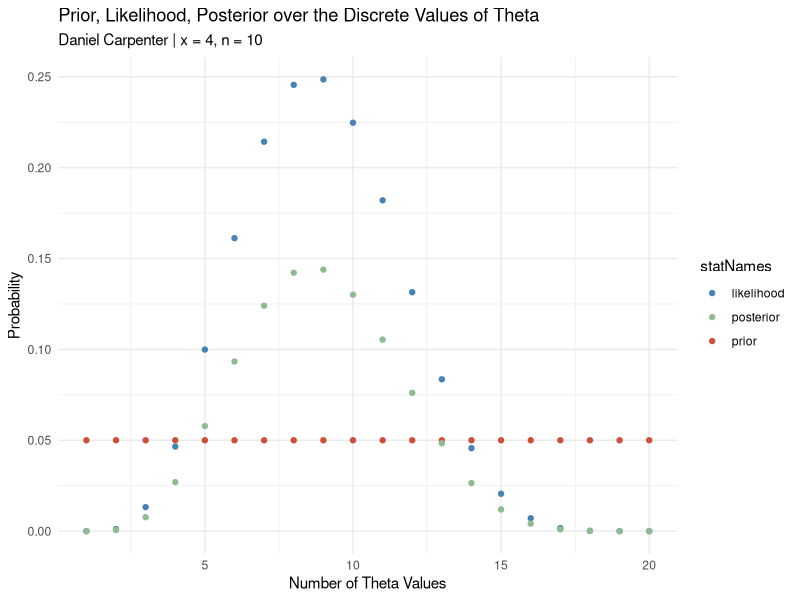
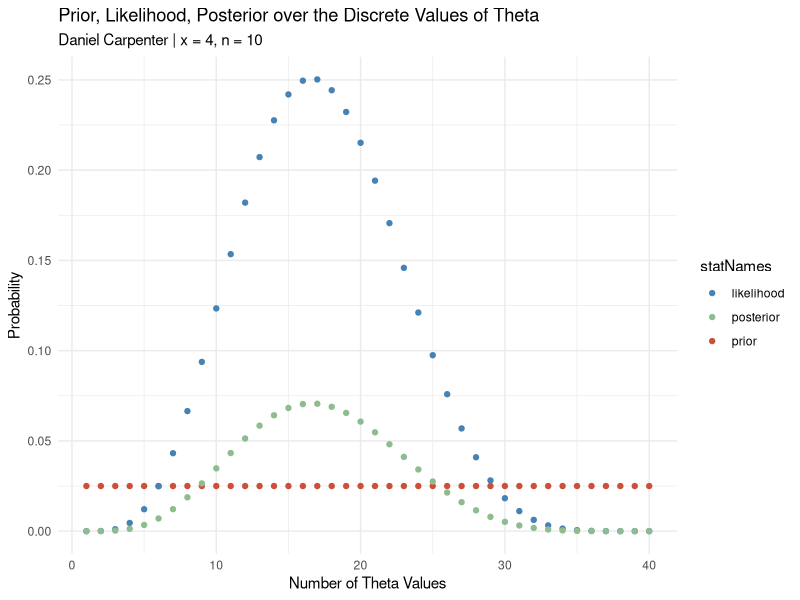
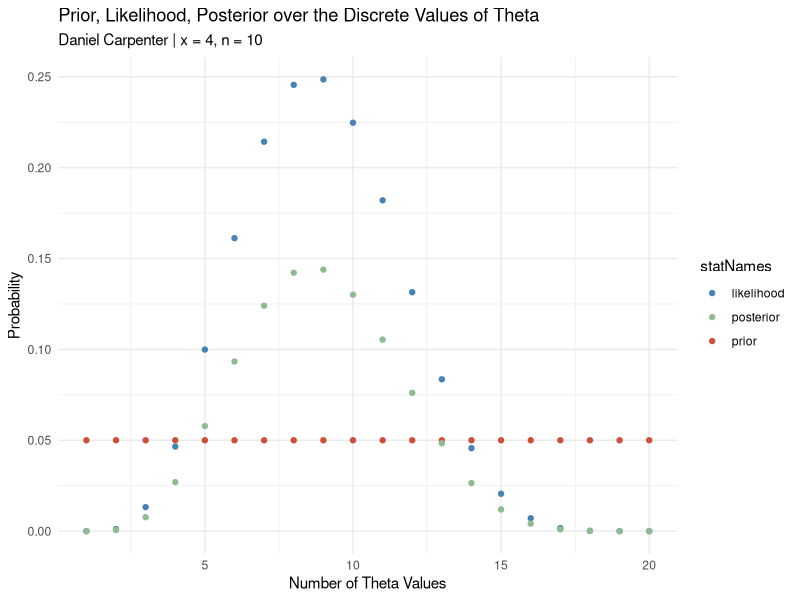
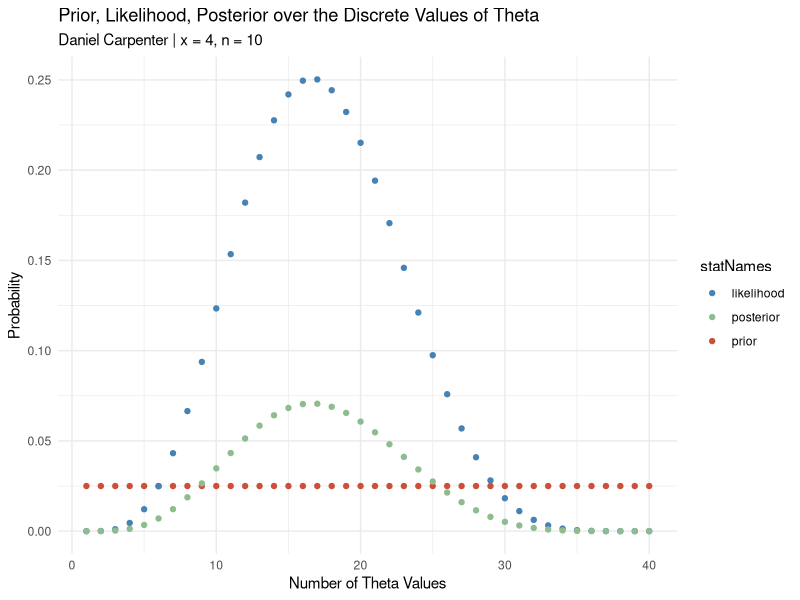
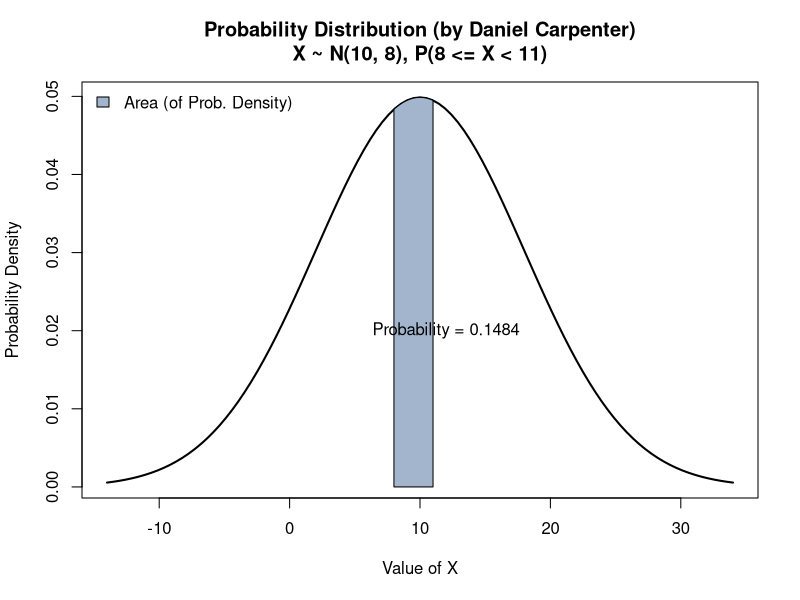
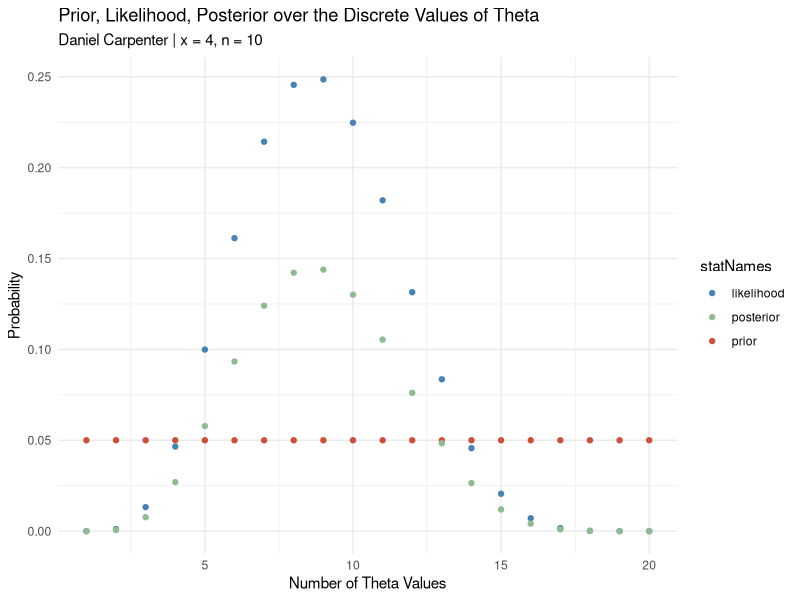
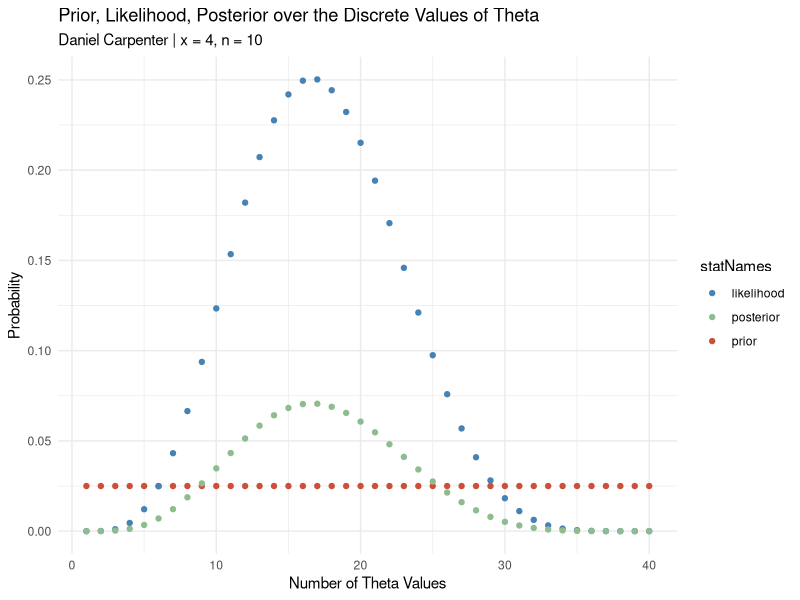
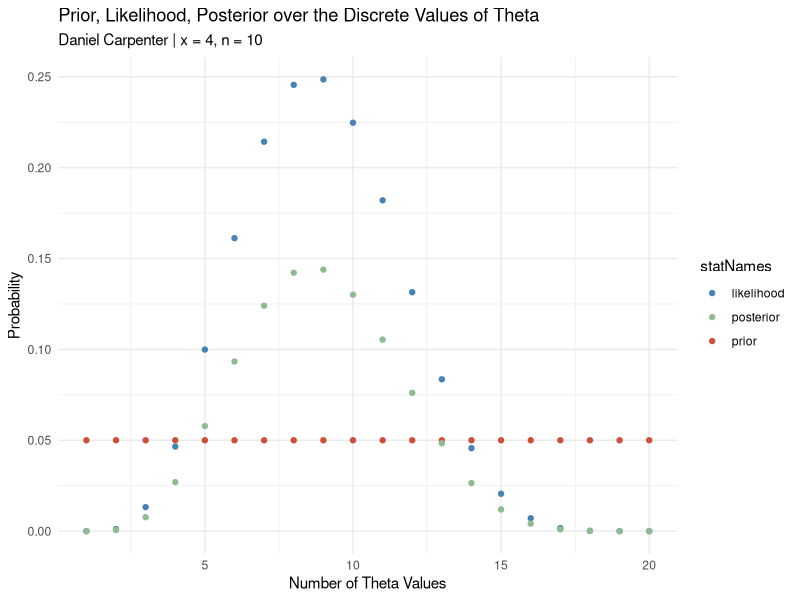

Reproduce these figures in R, in order.
## ---- chunk 1
knitr::opts_chunk$set(echo = TRUE)
## ---- chunk 2
# Function that creates a classical point est
classicalPointEst <- function(n) {
  theta <- seq(0, 1, length = n)
  
  # Point Estimate for Theta
  return(mean(theta))
}

n = 10 # Num Trials
classicalPointEst(n)
## ---- chunk 3
# Function for classical CI est at 95% confidence
classicalConfInt95 <- function(classicalPointEstFun = classicalPointEst, n) {
  # Get the classical point est
  pointEst <- classicalPointEstFun(n)
  
  # Return the classical interval
  return(pointEst + c(-1, 1) * 1.95 * sqrt(pointEst*(1 - pointEst) / n))
}
  
classicalConfInt95(classicalPointEst, n)
## ---- chunk 4
mycoin <- mybinpost <- function(n, x, p, prior, alpha) {
  
  # CALCULATIONS -------------------------------------------
    
    ## Get the length of p
    numRows <- length(p)
  
    ## Calculate the likelihood
    likelihood  = dbinom(x=x, size=n, prob=p)
    
    ## Calculate the Prior x the Likelihood
    h <-  prior * likelihood
    
    ## Get the posterior Distribution
    posterior = h / sum(h) 
    
    ## Consolidate into a matrix with row and column names
    bayesMatrix <- matrix(c(p, prior, likelihood, h, posterior), 
                        nr = numRows, nc = 5, byrow = FALSE)
    colnames(bayesMatrix) <- c("p", "prior", "likelihood", "h", "posterior")
    rownames(bayesMatrix)= c(rep("", numRows))
    rbind(bayesMatrix, colSums(bayesMatrix)) # Column totals

        
  # PLOTTING -----------------------------------------------
    
    ## Define some colors for the later plots
      red   = 'tomato3'
      blue  = 'steelblue'
      green = 'darkseagreen'
      colorPalette <- c(blue, green, red) # Consolidate in color palette
    
    ## Number of Theta numbers to plot
    thetaNumericValues = 1:numRows
    
    ## Convert to data frame for ggplot
    df <- as.data.frame(cbind(bayesMatrix, thetaNumericValues))
    
    
    if(!require(tidyverse)) install.packages(tidyverse)
    df <- df %>%
      
      ### Select to only the needed data
      select(-h) %>%
      
      ### Pivot y axis variables into single column for ggplot-ing
      pivot_longer(cols      = c("prior", "likelihood", "posterior"),
                   values_to = "values",
                   names_to  = "statNames")
    
    ## Plot it!
    basePlot <- ggplot(df,
                       aes(x = thetaNumericValues,
                           y = values,
                           color = statNames)) +
      ### Theme and colors
      theme_minimal() +
      scale_color_manual(values = colorPalette) +
      
      ### Labels
      labs(title = "Prior, Likelihood, Posterior over the Discrete Values of Theta",
           subtitle = paste0("Daniel Carpenter | x = ", x, ", n = ", n),
           x = 'Number of Theta Values', y = 'Probability')+ 
      
      ### Create the points
      geom_point()
    
    # Output Plot
    print(basePlot)
    
    
  # BCI & Point Est ------------------------------------------
    
    ## BCI
    cp = cumsum(posterior) # cumulative sum
    L = max(which(cp<alpha/2)) # this gives the max index where  cp < alpha/2
    U = min(which(cp > 1-alpha/2))
    BCI = df$p[c(L,U)] # close to the desired BCI
    
    ## Bayesian point estimate is the posterior mean
    bayesPointEst <- mean(posterior)
    
    
  # CLasical Point Est and Interval 95% CI ----------------
      classicalPointEstimate <- classicalPointEst(n)    
      cCI95 <- classicalConfInt95(classicalPointEst, n)

          
  # RETURN DATA ---------------------------------------------
      
    # Create a folder for the Output to stay organized
    outputFolder <- 'Output/'
    dir.create(outputFolder)
    
    # Create the folder for this task
    task1Folder  <- paste0(outputFolder, 'Task_01/')
    dir.create(task1Folder)
    print(paste0('Please find the Output Files located at ', task1Folder))
    
    ## File name for writing data to current wd
    nameOfFile <- paste("", sum(p),sum(prior),n,x,alpha, sep = "_") # Used this name since unique identifier
    
    ## Write a CSV  
    write.csv(x = as.data.frame(bayesMatrix), 
              file = paste0(task1Folder, "BayesBox", nameOfFile, ".csv"))
      
    ## Write above plot to jpg
    ggsave(filename = paste0(task1Folder, "BayesPlot", nameOfFile, ".jpg"),
           plot     = basePlot,
           height   = 8.5,
           width    = 11)
    
    ## Used for latex output of a matrix
    if(!require(xtable)) install.packages(xtable)
    
    ## Return a list of relevant data
    return(list('bayesMatrix'      = bayesMatrix,
                'bayesPointEst'    = bayesPointEst,
                'bayesCredIntvl95' = BCI,
                'classicalPEst'    = classicalPointEstimate,
                'classicalCI95'    = cCI95))
}

## ---- chunk 5
mycoin(p = seq(0,1,length=20), prior =rep(1/20, 20), n=10, x=4, alpha = 0.05)
mycoin(p = seq(0,1,length=40), prior =rep(1/40, 40), n=10, x=4, alpha = 0.05)
mycoin(p = seq(0,1,length=20), prior =rep(1/20, 20), n=10, x=4, alpha = 0.1)

# Assume Prior equaling the length of the p
pr =rep(1/40, 40)
mycoin(p = seq(0,1,length=40), prior = pr, n =10, x=4, alpha=0.05)
## ---- chunk 6
n = 1000  # Intervals
p = 0.5   # Probability
## ---- chunk 7

varMethod1 <- function(n, p) {
  # Calculate the binomial distribution using parameters n, p, and q
  mu = n * p
  X  = pbinom(q=1-p, size=n, prob=p)
  
  # Calculate the variance of X using above formula 
  variance = (X - mu)^2 / n
  return(round(variance, 1))
}

varMethod1(n, p)
## ---- chunk 8
varMethod2 <- function(n, p) {
  # Calculate q
  q = 1 - p
  
  # Calculate the variance
  variance2 <- n*p*q
  return(variance2)
}

varMethod2(n, p)
## ---- chunk 9
    mynorm <- function(mu, sigma, 
                       lowerBound = NA, upperBound = NA, 
                       alpha,
                       roundTo = 4, 
                       color = paste0("lightsteelblue", floor(runif(1, min=1, max=4))),
                       returnCMD = TRUE)
    {
      
      # Calculate the "xlim" lower and upper bound for the Normal PDF Curve
      curveLowerBound <- mu - 3*sigma
      curveUpperBound <- mu + 3*sigma
      
      # Initialize variables related to output and graph
      title <- ""   # Title of graph
      exactProb = 0 # The exact probability of the questions
      
      # If no provided LOWER AND UPPER Bound (NA as parameter value) then assume none
      if (!(is.na(lowerBound)) & !(is.na(upperBound))) {
        title <- paste0(", P(", lowerBound, " <= X < ",upperBound,")")
        exactProb = pnorm(upperBound, mu, sigma) - pnorm(lowerBound, mu, sigma) # calculate prob 
        
      # If no provided LOWER Bound (NA as parameter value) then assume none
      } else if (is.na(lowerBound)) {
        lowerBound = curveLowerBound
        title <- paste0(", P(X < ",upperBound,")") # Set a dynamic title
        exactProb = pnorm(upperBound, mu, sigma) # calculate prob 
        
      # If no provided UPPER Bound (NA as parameter value) then assume none
      } else if(is.na(upperBound)) {
        upperBound = curveUpperBound
        title <- paste0(", P(X >= ",lowerBound,")")
        exactProb = 1 - pnorm(lowerBound, mu, sigma) # calculate prob 
      }
      
      # Create the line that displays the bell curve (between the CURVE bounds defined above)
      curve(
        
        ## Normally Distributed
        dnorm(x,mu,sigma), 
        
        ## Normally Distributed
        xlim=c(curveLowerBound, curveUpperBound), 
        
        ## Line width
        lwd =2, 
        
        ## Title with descriptive characteristics about function parameters
        main = paste0("Probability Distribution (by Daniel Carpenter)\n",
                      "X ~ N(",mu,", ",sigma,")", title),
        
        ## X and Y labels
        ylab = 'Probability Density',
        xlab = 'Value of X',
      )

      
      # Add the AREA of between the lower and upper bound P(lowerBound<X<=upperBound)
      
        ## X-Axis curve (length does not matter)
        xcurve = seq(lowerBound,upperBound, length=1000)
        
        ## Y-Axis Curve
        ycurve = dnorm(xcurve, mu,sigma)
        
        ## Combine the X and Y curve to form the area (in green)
        polygon(c(lowerBound, xcurve, upperBound), 
                c(0, ycurve, 0), 
                col=color) 
        
        ## Legend
        legend("topleft", legend="Area (of Prob. Density)", 
               fill=color, bty = "n")
      
      # Add the probability as text
        
        ## Calculate the area (probability)
        area = exactProb
        areaRounded = round(area, roundTo)
        
        ## Place this on the above plot
        text(12,0.02,substitute(paste("Probability = ", areaRounded), 
                                list(areaRounded = areaRounded)))
        
      # Quantiles
        
        ## Alpha (Lower Tail)
        lowerTail = qnorm(p = alpha / 2, 
                          mean = mu, sd = sigma,
                          lower.tail = TRUE)
        
        ## 1 minus alpha (upper tail)
        upperTail = qnorm(p = alpha / 2, 
                          mean = mu, sd = sigma,
                          lower.tail = FALSE)
        
      # Return stats about the Plot
      if (returnCMD) {
        return(list(shadedArea = areaRounded,
                    lowerTail = lowerTail,
                    upperTail = upperTail))
      }
    }
## ---- chunk 10
mynorm(mu=10, sigma=8, 
       lowerBound = 8, upperBound = 11,
       alpha = 0.10)
## ---- chunk 11

## ---- chunk 12

## ---- chunk 13

## ---- chunk 14

## ---- chunk 15

## ---- chunk 16

## ---- chunk 17

## ---- chunk 18

## ---- chunk 19

## ---- chunk 20

## ---- chunk 21

## ---- chunk 22

## ---- chunk 23

## ---- chunk 24

## ---- chunk 25

